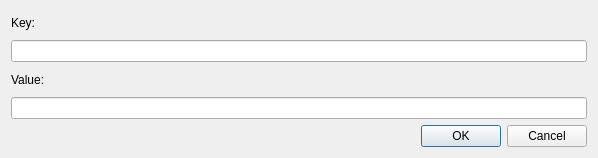
<?xml version="1.0" encoding="UTF-8"?>
<ui version="4.0">
 <class>SSMParameterAddTagDialog</class>
 <widget class="QDialog" name="SSMParameterAddTagDialog">
  <property name="geometry">
   <rect>
    <x>0</x>
    <y>0</y>
    <width>598</width>
    <height>158</height>
   </rect>
  </property>
  <property name="windowTitle">
   <string>SSM Parameter Add Tag</string>
  </property>
  <layout class="QVBoxLayout" name="verticalLayout">
   <item>
    <layout class="QGridLayout" name="gridLayout">
     <item row="1" column="0">
      <widget class="QLineEdit" name="keyEdit"/>
     </item>
     <item row="2" column="0">
      <widget class="QLabel" name="valueLabel">
       <property name="text">
        <string>Value:</string>
       </property>
      </widget>
     </item>
     <item row="0" column="0">
      <widget class="QLabel" name="keyLabel">
       <property name="text">
        <string>Key:</string>
       </property>
      </widget>
     </item>
     <item row="3" column="0">
      <widget class="QLineEdit" name="valueEdit"/>
     </item>
    </layout>
   </item>
   <item>
    <widget class="QDialogButtonBox" name="buttonBox">
     <property name="standardButtons">
      <set>QDialogButtonBox::StandardButton::Cancel|QDialogButtonBox::StandardButton::Ok</set>
     </property>
    </widget>
   </item>
  </layout>
 </widget>
 <resources/>
 <connections/>
</ui>
